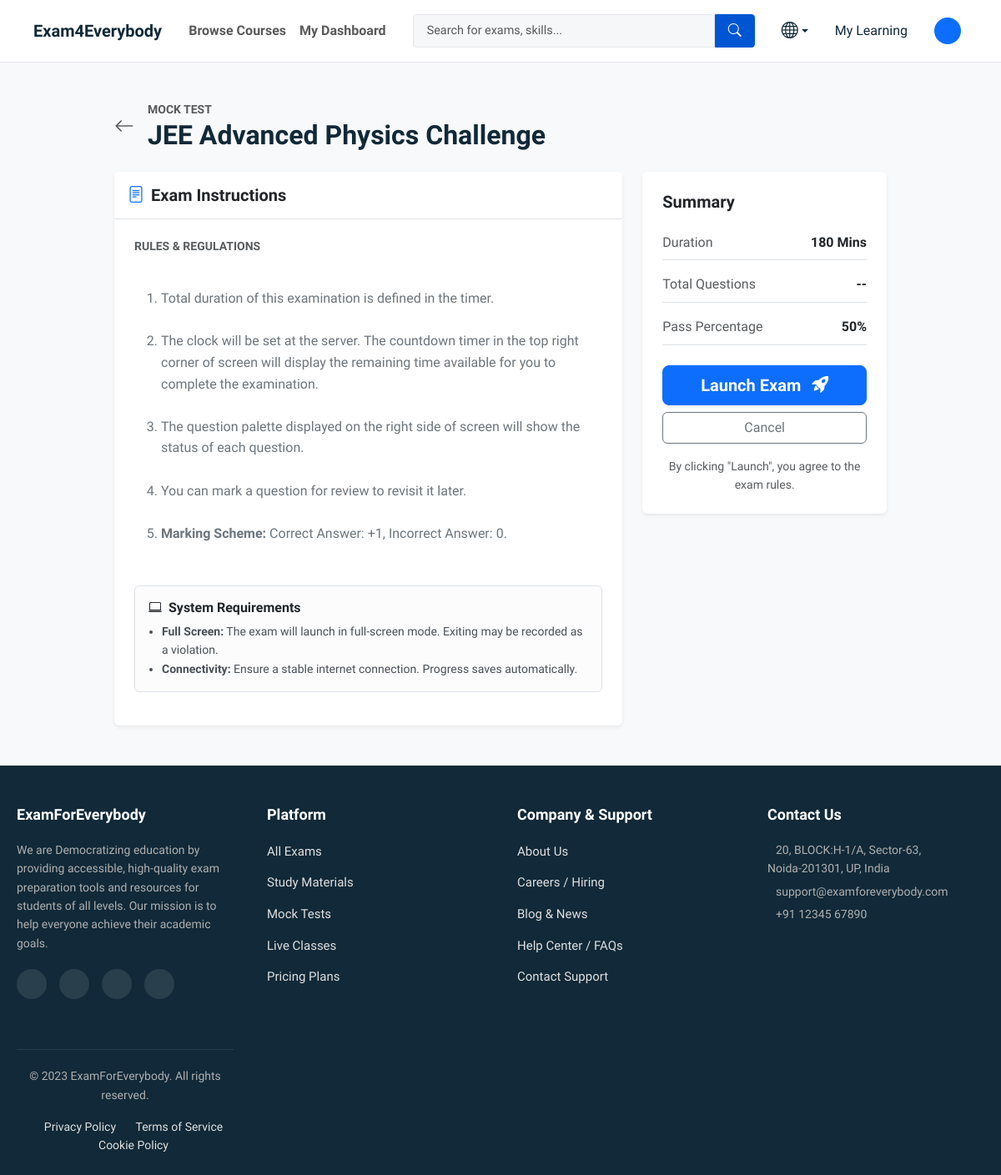
The page /test/start/jee-physics-advanced/ (signed in) on the database its author committed.
### marketplace/models.py (models this page shows, shortened)
class MarketplaceItem(TimeStampedModel):
    class ItemType(models.TextChoices):
        MOCK_TEST = 'MOCK_TEST', _('Mock Test')
        WORKSHOP = 'WORKSHOP', _('Workshop')
        VIDEO_COURSE = 'VIDEO_COURSE', _('Video Course')
        NOTE = 'NOTE', _('Note')
    title = models.CharField(_("Title"), max_length=255)
    description = models.TextField(_("Description"), blank=True)
    slug = models.SlugField(unique=True, max_length=255, help_text=_("URL friendly name"))
    item_type = models.CharField(max_length=20, choices=ItemType.choices)
    price = models.DecimalField(max_digits=10, decimal_places=2, default=0.00)
    thumbnail_image = models.ImageField(upload_to='thumbnails/items/', blank=True, null=True)
    categories = models.ManyToManyField(Category, related_name='items', blank=True)
    is_active = models.BooleanField(default=False, help_text=_("Is this item listed for sale?"))

### mocktests/models.py (models this page shows, shortened)
class MockTestAttributes(TimeStampedModel):
    item = models.OneToOneField(MarketplaceItem, on_delete=models.CASCADE, primary_key=True, related_name='mock_test_details')
    level = models.CharField(max_length=50, choices=[('BEGINNER', 'Beginner'), ('INTERMEDIATE', 'Intermediate'), ('ADVANCED', 'Advanced')], default='BEGINNER')
    duration_minutes = models.PositiveIntegerField(help_text=_("Total time allowed in minutes"))
    pass_percentage = models.PositiveIntegerField(default=50, help_text=_("Minimum % to pass"))
    has_negative_marking = models.BooleanField(default=False)
    negative_marking_percentage = models.DecimalField(max_digits=5, decimal_places=2, default=0.00, help_text=_("e.g. 0.25 for 25% deduction"))
    instructions = models.TextField(
        _("Instructions"),
        blank=True,
        help_text=_("Specific rules for this exam (e.g., Marking scheme, allowed items)."),
        default="""<ol>
        <li>Total duration of this examination is defined in the timer.</li>
        <li>The clock will be set at the server. The countdown timer in the top right corner of screen will display the remaining time available for you to complete the examination.</li>
        <li>The question palette displayed on the right side of screen will show the status of each question.</li>
        <li>You can mark a question for review to revisit it later.</li>
        <li><strong>Marking Scheme:</strong> Correct Answer: +1, Incorrect Answer: 0.</li>
        </ol>"""
            )
    ranking_weight = models.DecimalField(max_digits=4, decimal_places=2, default=1.0, help_text=_("Multiplier for the global ranking (e.g., 1.5 for final exams)"))

### mocktests/views.py (the view)
# urls.py: path('start/<slug:slug>/', views.start_test, name='start_test'),
@login_required
def start_test(request, slug):
    item = get_object_or_404(MarketplaceItem, slug=slug)
    if not UserEnrollment.objects.filter(user=request.user, item=item).exists():
        return redirect('item_detail', slug=slug)
    test_details = get_object_or_404(MockTestAttributes, item=item)
    attempt, created = UserTestAttempt.objects.get_or_create(
        user=request.user,
        test=test_details,
        status=UserTestAttempt.Status.IN_PROGRESS
    )
    has_started = attempt.answers.exists()
    context = {
        'attempt': attempt,
        'test': test_details,
        'item': item,
        'has_started': has_started, # Pass this to template
    }
    return render(request, 'mocktests/test_intro.html', context)

### core/context_processors.py (called while the page is built)
def global_categories(request):
    return {
        'PAYMENTS_ACTIVE': settings.PAYMENTS_ACTIVE,
        'navbar_categories': Category.objects.filter(parent_category__isnull=True).prefetch_related('children')
    }

### templates/mocktests/test_intro.html (shortened to what this page needs)
{% extends 'base.html' %}
{% load static %}
{% block content %}
<div class="bg-light py-5" style="min-height: 85vh;">
    <div class="container">
        <div class="row justify-content-center">
            <div class="col-lg-10">
                <div class="d-flex align-items-center mb-4">
                    <a href="{% url 'dashboard' %}" class="text-decoration-none text-muted me-3">
                        <i class="bi bi-arrow-left fs-4"></i>
                    </a>
                    <div>
                        <h5 class="text-uppercase text-muted fw-bold small mb-1">Mock Test</h5>
                        <h2 class="fw-bold mb-0">{{ item.title }}</h2>
                    </div>
                </div>
                <div class="row g-4">
                    <div class="col-lg-8">
                        <div class="card border-0 shadow-sm h-100">
                            <div class="card-header bg-white border-bottom py-3">
                                <h5 class="fw-bold mb-0"><i class="bi bi-file-text me-2 text-primary"></i>Exam Instructions</h5>
                            </div>
                            <div class="card-body p-4">
    <h6 class="fw-bold text-uppercase text-muted small mb-3">Rules & Regulations</h6>
    <div class="instruction-content text-secondary mb-4">
        {{ test.instructions|safe|linebreaks }}
    </div>
    <div class="alert alert-light border small">
        <h6 class="fw-bold text-dark"><i class="bi bi-laptop me-2"></i>System Requirements</h6>
        <ul class="mb-0 ps-3">
            <li><strong>Full Screen:</strong> The exam will launch in full-screen mode. Exiting may be recorded as a violation.</li>
            <li><strong>Connectivity:</strong> Ensure a stable internet connection. Progress saves automatically.</li>
        </ul>
    </div>
</div>
                        </div>
                    </div>
                    <div class="col-lg-4">
                        <div class="card border-0 shadow-sm">
                            <div class="card-body p-4">
                                <h5 class="fw-bold mb-4">Summary</h5>
                                <div class="d-flex justify-content-between mb-3 border-bottom pb-2">
                                    <span class="text-muted">Duration</span>
                                    <span class="fw-bold">{{ test.duration_minutes }} Mins</span>
                                </div>
                                <div class="d-flex justify-content-between mb-3 border-bottom pb-2">
                                    <span class="text-muted">Total Questions</span>
                                    <span class="fw-bold">{{ item.questions.count|default:"--" }}</span>
                                </div>
                                <div class="d-flex justify-content-between mb-4 border-bottom pb-2">
                                    <span class="text-muted">Pass Percentage</span>
                                    <span class="fw-bold">{{ test.pass_percentage }}%</span>
                                </div>
                                <div class="d-grid gap-2">
                                    <a href="{% url 'take_test' attempt.id %}" class="btn btn-primary btn-lg fw-bold shadow-sm">
                                        {% if has_started%}
                                            Resume Test <i class="bi bi-play-circle-fill ms-2"></i>
                                        {% else %}
                                            Launch Exam <i class="bi bi-rocket-takeoff-fill ms-2"></i>
                                        {% endif %}
                                    </a>
                                    <a href="{% url 'dashboard' %}" class="btn btn-outline-secondary">Cancel</a>
                                </div>
                                <p class="text-center text-muted small mt-3 mb-0">
                                    By clicking "Launch", you agree to the exam rules.
                                </p>
                            </div>
                        </div>
                    </div>
                </div>
            </div>
        </div>
    </div>
</div>
{% endblock %}

### static/css/style.css (style rules this page uses)
:root { --brand-dark: #112938; --brand-primary: #0056D2; --brand-bg-light: #F5F7F8; --brand-border: #e5e7eb; --text-main: #1F1F1F; --text-secondary: #636363; --font-stack: 'Source Sans Pro', sans-serif; --shadow-soft: 0 4px 12px rgba(17, 41, 56, 0.08); --shadow-hover: 0 8px 24px rgba(17, 41, 56, 0.12); }
body { font-family: var(--font-stack); color: var(--text-main); background-color: #fff; line-height: 1.6; -webkit-font-smoothing: antialiased; }
h1, h2, h3, h4, .navbar-brand { font-family: var(--font-stack); font-weight: 700; color: var(--brand-dark); }
.card-body { padding: 1.2rem; }

### rows shown on the page
MarketplaceItem: title "JEE Advanced Physics Challenge"
MockTestAttributes: instructions "Total duration of this examination is defined in the timer. The clock will be set at the server. The countdown timer in the top right corner of screen will display the remaining time available for you to complete the examination. The question palette displayed on the right side of screen will show the status of each question. You can mark a question for review to revisit it later. Marking Scheme: Correct Answer: +1, Incorrect Answer: 0.", duration_minutes "180", pass_percentage "50"

### other values the page prints
{{ item.questions.count|default:"--" }} "--"
